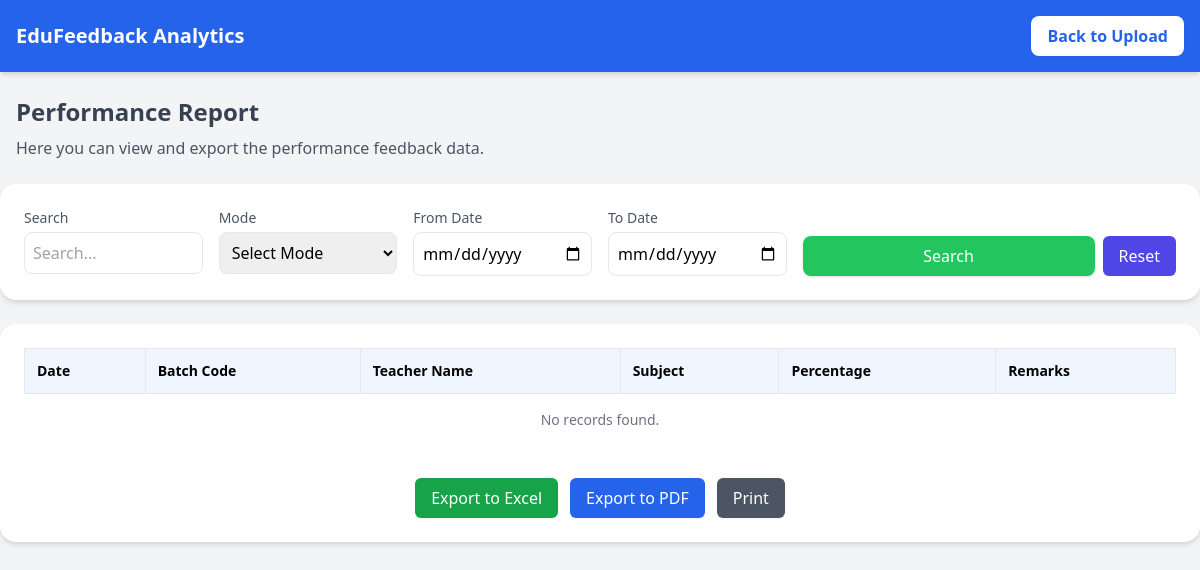
Page /report/ on the earlier database version.
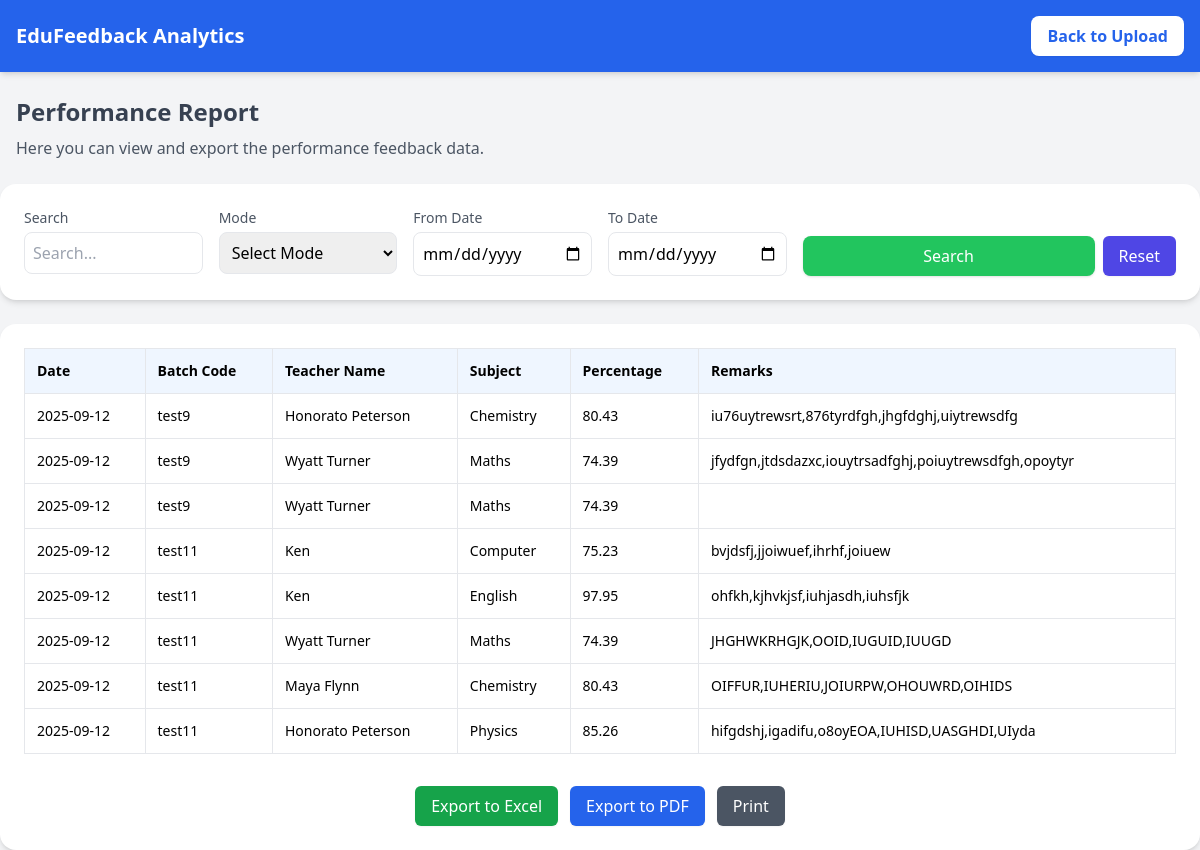
Same page on the later database version.
### Feedback/models.py (models this page shows, shortened)
class Performance(models.Model):
    batch = models.ForeignKey(Batch, on_delete=models.CASCADE)
    teacher = models.ForeignKey(Teacher, on_delete=models.CASCADE)
    subject = models.ForeignKey(Subject, on_delete=models.CASCADE)
    average_percentage = models.FloatField(default=0.0)
    remarks = models.TextField(blank=True, null=True)
    created_at = models.DateTimeField(auto_now_add=True)

class Batch(models.Model):
    batch_code = models.CharField(max_length=50)
    phase = models.CharField(max_length=50)
    total_students = models.IntegerField()
    total_responsive = models.IntegerField()
    date = models.DateField(null=True, blank=True)   # ✅ Add this line
    created_at = models.DateTimeField(auto_now_add=True)

class Subject(models.Model):
    batch = models.ForeignKey(Batch, on_delete=models.CASCADE)
    subject_name = models.CharField(max_length=100)
    teacher = models.ForeignKey(Teacher, on_delete=models.CASCADE)
    five_star = models.IntegerField(default=0)
    three_star = models.IntegerField(default=0)
    one_star = models.IntegerField(default=0)
    average_percentage = models.FloatField(default=0.0)
    teacher_remarks = models.TextField(blank=True, null=True)

class Teacher(models.Model):
    teacher_name = models.CharField(max_length=100)

### Feedback/views.py (the view, shortened to what this page needs)
# urls.py: path('report/', views.report, name='report'),
def report(request):
    try:
        performances = Performance.objects.all().select_related(
            "batch", "subject", "subject__teacher"
        ).order_by('-created_at')
        keyword = request.GET.get("keyword", "").strip()
        mode = request.GET.get("mode", "")
        teacher_id = request.GET.get("teacher", "")
        teachers_ids = request.GET.getlist("teachers")  # multiple
        batch_ids = request.GET.getlist("batch_codes")  # multiple
        from_date = request.GET.get("from_date", "")
        to_date = request.GET.get("to_date", "")
        if mode == "individual" and teacher_id:
            performances = performances.filter(subject__teacher_id=teacher_id)
        elif mode == "multiple" and teachers_ids:
            performances = performances.filter(subject__teacher_id__in=teachers_ids)
        elif mode == "batch" and batch_ids:
            performances = performances.filter(batch_id__in=batch_ids)
        teachers = Teacher.objects.all().order_by("teacher_name")
        batches = Batch.objects.all().order_by("batch_code")
        context = {
            "performances": performances,
            "teachers": teachers,
            "batches": batches,
        }
        return render(request, "report.html", context)
    except Exception as e:
        logger.error(f"Error in report view: {str(e)}", exc_info=True)
        return JsonResponse(
            {"status": "error", "message": "Internal server error"}, status=500
        )

### Feedback/templates/report.html (shortened to what the changed rows need)
<!DOCTYPE html>
<html lang="en">
<head>
  <script src="https://cdn.tailwindcss.com"></script>
</head>
<body class="bg-gray-100 font-sans antialiased">
  <nav class="bg-blue-600 text-white p-4 flex justify-between items-center shadow-md">
    <h1 class="text-xl font-bold">EduFeedback Analytics</h1>
  </nav>
  <div class="max-w-7xl mx-auto mt-6 px-4">
    <h2 class="text-2xl font-bold text-gray-700 mb-2">Performance Report</h2>
  </div>
  <div class="max-w-7xl mx-auto mt-6 bg-white p-6 rounded-2xl shadow-md overflow-x-auto">
    <table id="reportTable" class="table-auto w-full border-collapse">
      <thead>
        <tr class="bg-blue-50 text-left text-sm font-semibold">
          <th class="p-3 border">Date</th>
          <th class="p-3 border">Batch Code</th>
          <th class="p-3 border">Teacher Name</th>
          <th class="p-3 border">Subject</th>
          <th class="p-3 border">Percentage</th>
          <th class="p-3 border">Remarks</th>
        </tr>
      </thead>
      <tbody class="text-sm">
        {% for perf in performances %}
        <tr class="hover:bg-gray-50 transition">
          <td class="p-3 border">{{ perf.created_at|date:"Y-m-d" }}</td>
          <td class="p-3 border">{{ perf.batch.batch_code }}</td>
          <td class="p-3 border">{{ perf.subject.teacher.teacher_name }}</td>
          <td class="p-3 border">{{ perf.subject.subject_name }}</td>
          <td class="p-3 border">{{ perf.average_percentage|default:"0" }}</td>
          <td class="p-3 border remarks">{{ perf.remarks }}</td>
        </tr>
        {% empty %}
        <tr>
          <td colspan="6" class="text-center p-4 text-gray-500">No records found.</td>
        </tr>
        {% endfor %}
      </tbody>
    </table>
  </div>
</body>
</html>

Differences in the rows shown:
added Performance: created_at "2025-09-12", batch.batch_code "test9", subject.teacher.teacher_name "Honorato Peterson", subject.subject_name "Chemistry", average_percentage "80.43", remarks "iu76uytrewsrt,876tyrdfgh,jhgfdghj,uiytrewsdfg"
added Performance: created_at "2025-09-12", batch.batch_code "test9", subject.teacher.teacher_name "Wyatt Turner", subject.subject_name "Maths", average_percentage "74.39", remarks "jfydfgn,jtdsdazxc,iouytrsadfghj,poiuytrewsdfgh,opoytyr"
added Performance: created_at "2025-09-12", batch.batch_code "test9", subject.teacher.teacher_name "Wyatt Turner", subject.subject_name "Maths", average_percentage "74.39"
added Performance: created_at "2025-09-12", batch.batch_code "test11", subject.teacher.teacher_name "Ken", subject.subject_name "Computer", average_percentage "75.23", remarks "bvjdsfj,jjoiwuef,ihrhf,joiuew"
added Performance: created_at "2025-09-12", batch.batch_code "test11", subject.teacher.teacher_name "Ken", subject.subject_name "English", average_percentage "97.95", remarks "ohfkh,kjhvkjsf,iuhjasdh,iuhsfjk"
added Performance: created_at "2025-09-12", batch.batch_code "test11", subject.teacher.teacher_name "Wyatt Turner", subject.subject_name "Maths", average_percentage "74.39", remarks "JHGHWKRHGJK,OOID,IUGUID,IUUGD"
added Performance: created_at "2025-09-12", batch.batch_code "test11", subject.teacher.teacher_name "Maya Flynn", subject.subject_name "Chemistry", average_percentage "80.43", remarks "OIFFUR,IUHERIU,JOIURPW,OHOUWRD,OIHIDS"
added Performance: created_at "2025-09-12", batch.batch_code "test11", subject.teacher.teacher_name "Honorato Peterson", subject.subject_name "Physics", average_percentage "85.26", remarks "hifgdshj,igadifu,o8oyEOA,IUHISD,UASGHDI,UIyda"
Other differences:
text no longer shown: "No records found."
